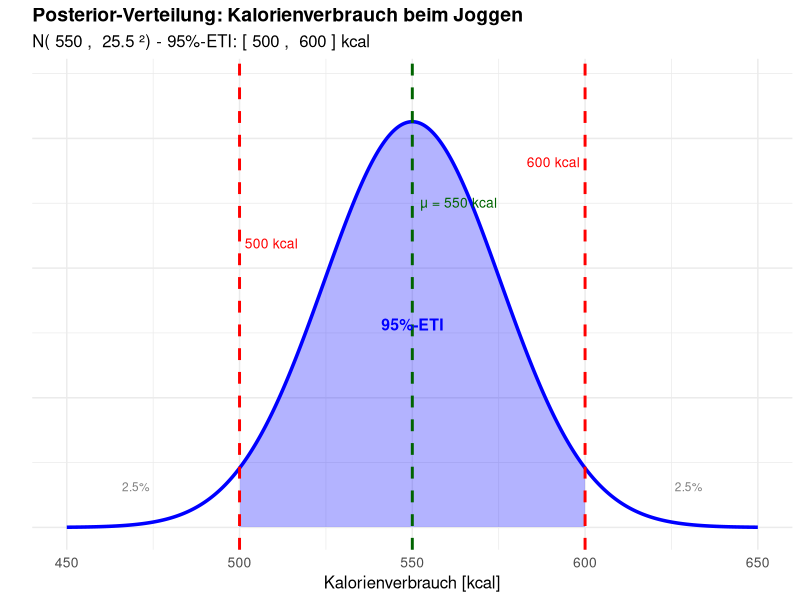

R code for this plot:
## ---- chunk 1
#| echo: false
#| message: false

library(tidyverse)

# Parameter der Normalverteilung
mu <- 550      # Mittelwert
sigma <- 25.5  # Standardabweichung

# Daten für die Normalverteilung generieren
x <- seq(450, 650, length.out = 1000)
y <- dnorm(x, mean = mu, sd = sigma)

# DataFrame erstellen
df <- data.frame(x = x, y = y)

# 95%-ETI Grenzen
lower_bound <- 500
upper_bound <- 600

# Daten für die Füllung des 95%-ETI
df_fill <- df %>%
  filter(x >= lower_bound & x <= upper_bound)

# Hauptplot erstellen
p <- ggplot(df, aes(x = x, y = y)) +
  # Normalverteilungskurve
  geom_line(color = "blue", size = 1.2) +
  
  # 95%-ETI Bereich füllen
  geom_area(data = df_fill, 
            aes(x = x, y = y), 
            fill = "blue", 
            alpha = 0.3) +
  
  # Vertikale Linien für ETI-Grenzen
  geom_vline(xintercept = lower_bound, 
             color = "red", 
             linetype = "dashed", 
             size = 1) +
  geom_vline(xintercept = upper_bound, 
             color = "red", 
             linetype = "dashed", 
             size = 1) +
  
  # Mittelwert-Linie
  geom_vline(xintercept = mu, 
             color = "darkgreen", 
             linetype = "dashed", 
             size = 1) +
  
  # Beschriftungen
  labs(
    title = "Posterior-Verteilung: Kalorienverbrauch beim Joggen",
    subtitle = paste("N(", mu, ", ", sigma, "²) - 95%-ETI: [", lower_bound, ", ", upper_bound, "] kcal"),
    x = "Kalorienverbrauch [kcal]",
    y = ""
  ) +
  
  # Theme anpassen
  theme_minimal() +
  theme(
    plot.title = element_text(size = 14, face = "bold"),
    plot.subtitle = element_text(size = 12),
    axis.title = element_text(size = 12),
    axis.text = element_text(size = 10),
    axis.text.y = element_blank()
  ) +
  
  # Achsenbegrenzungen
  xlim(450, 650) +
  ylim(0, max(y) * 1.1)

# Annotationen hinzufügen
p <- p +
  # Beschriftung der Grenzen
  annotate("text", x = lower_bound, y = max(y) * 0.7, 
           label = paste(lower_bound, "kcal"), 
           color = "red", hjust = -0.1, size = 3.5) +
  annotate("text", x = upper_bound, y = max(y) * 0.9, 
           label = paste(upper_bound, "kcal"), 
           color = "red", hjust = 1.1, size = 3.5) +
  annotate("text", x = mu, y = max(y) * 0.8, 
           label = paste("μ =", mu, "kcal"), 
           color = "darkgreen", hjust = -0.1, size = 3.5) +
  
  # 95%-ETI Beschriftung
  annotate("text", x = mu, y = max(y) * 0.5, 
           label = "95%-ETI", 
           color = "blue", size = 4, fontface = "bold") +
  
  # Seitliche Bereiche (je 2.5%)
  annotate("text", x = 470, y = max(y) * 0.1, 
           label = "2.5%", 
           color = "gray50", size = 3) +
  annotate("text", x = 630, y = max(y) * 0.1, 
           label = "2.5%", 
           color = "gray50", size = 3)

p
